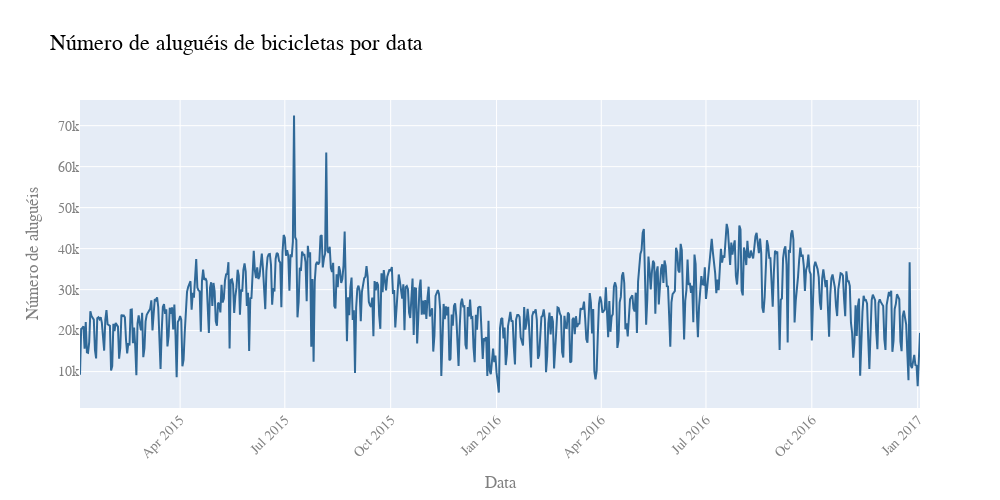

This figure's notebook cell:
### Code cell
fig = px.line(contagem_por_data, x = 'data', y='contagem', title='Número de aluguéis de bicicletas por data')
fig.update_traces(line_color = '#306998', line_width = 2)
fig.update_layout(width=1000,height=500,
                  xaxis = {'tickangle':-45},
                  font_family = 'Arial',
                  font_size = 14,
                  font_color = 'grey',
                  title_font_family = 'Aptos',
                  title_font_color = 'black',
                  title_font_size = 22,
                  xaxis_title = 'Data',
                  yaxis_title = 'Número de aluguéis',)
fig.show()

### Figure 1 — Plotly figure (JSON) as saved in the notebook; plotly's stock layout.template omitted (floating-point values rounded to 4 significant figures; data arrays with more than 128 entries replaced by an {"elided": "..."} marker saying what was removed)
{"data": [{"hovertemplate": "data=%{x}<br>contagem=%{y}<extra></extra>", "legendgroup": "", "line": {"color": "#306998", "dash": "solid", "width": 2}, "marker": {"symbol": "circle"}, "mode": "lines", "name": "", "orientation": "v", "showlegend": false, "type": "scatter", "x": {"elided": "730 str values"}, "xaxis": "x", "y": {"elided": "730 int values"}, "yaxis": "y"}], "layout": {"font": {"color": "grey", "family": "Arial", "size": 14}, "height": 500, "legend": {"tracegroupgap": 0}, "title": {"font": {"color": "black", "family": "Aptos", "size": 22}, "text": "Número de aluguéis de bicicletas por data"}, "width": 1000, "xaxis": {"anchor": "y", "domain": [0, 1], "tickangle": -45, "title": {"text": "Data"}}, "yaxis": {"anchor": "x", "domain": [0, 1], "title": {"text": "Número de aluguéis"}}}}
